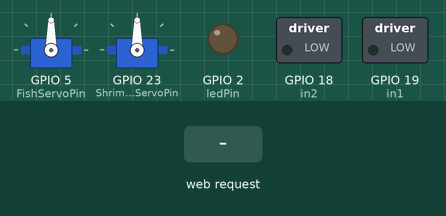
A program run on a simulated ESP32. Shown: 2 × servo, switched loads named in the program (green lamp = pin HIGH), output pins drawn as LEDs (lit = HIGH). The test bench sets the inputs (shaded band). WiFi joins after 1.5 s; servers stay silent unless stated; what the program prints to the serial monitor is not drawn.

Above: at 3.3 s.
3.4 s: HTTP request GET /co2 received
Timing chart, 0 to 6.4 s (numbered marks = the images above; inputs shaded):
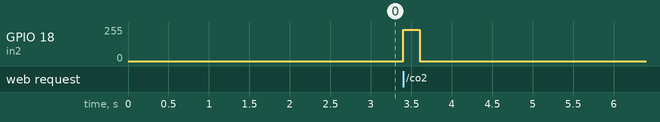

Measured:
- after the input at 3.4 s, GPIO 18 (in2): 0/255 → 235/255 at once, → 0/255 0.20 s later

The program:

main.cpp
```cpp
#include <Arduino.h>
#include <ESP32Servo.h>
#include <ESPAsyncWebServer.h>
#include <WiFi.h>

const char *ssid = "POLIZEI";
const char *password = "050919901902199509092018";

const char *ipAddress = "192.168.0.138";
const char *subnetMask = "255.255.255.0";
const char *gateway = "192.168.0.1";

const int ledPin = 2;  // GPIO pin connected to the built-in LED on the ESP32
const int FishServoPin = 5;      // GPIO pin connected to the servo
const int ShrimpsServoPin = 23;  // GPIO pin connected to the servo

// Define the GPIO pins for motor 1
const int in1 = 19;  // IN1
const int in2 = 18;  // IN2
const int motorSpeed = 225;

AsyncWebServer server(80);
Servo myServoFish;
Servo myServoShrimps;

void motorStop();
void co2();
void feedFish();
void feedShrimps();
// void motorCW(int speed);

void setup() {
  Serial.begin(115200);

  // Set static IP
  IPAddress staticIP = IPAddress(192, 168, 0, 138);
  IPAddress subnet(255, 255, 255, 0);
  IPAddress gatewayIP(192, 168, 0, 1);
  WiFi.config(staticIP, gatewayIP, subnet);

  // Connect to Wi-Fi
  WiFi.begin(ssid, password);
  while (WiFi.status() != WL_CONNECTED) {
    delay(1000);
    Serial.println("Connecting to WiFi...");
  }
  Serial.println("Connected to WiFi");

  server.on("/", HTTP_GET, [](AsyncWebServerRequest *request) {
    String response =
        "<div style='text-align: center; margin-top: 20px;'>"
        // "<iframe src='http://192.168.0.3/webcam/?action=stream' width='1280'
        // " "height='720' style='border: none;'></iframe>"
        // "<br><br>"

        "<button style='margin: 20px; padding: 10px 20px; font-size: 28px; "
        "background-color: "
        "#4CAF50; color: white; border: none; border-radius: 5px; cursor: "
        "pointer;' onclick='feedFish()'>Fische</button>"

        "<button style='margin: 20px; padding: 10px 20px; font-size: 28px; "
        "background-color: "
        "#4CAF50; color: white; border: none; border-radius: 5px; cursor: "
        "pointer;' onclick='feedShrimps()'>Garnelen</button>"
        "<br>"

        "<button style='margin: 20px; padding: 10px 20px; font-size: 28px; "
        "background-color: "
        "#4287f5; color: white; border: none; border-radius: 5px; cursor: "
        "pointer;' onclick='co2()'>CO2</button>"

        "<button style='margin: 20px; padding: 10px 20px; font-size: 28px; "
        "background-color: "
        "#b82525; color: white; border: none; border-radius: 5px; cursor: "
        "pointer;' onclick='motorStop()'>Stop</button>"

        "</div>"

        "<script>"
        "function feedFish(){fetch('/fish').then(response => "
        "response.text()).then(data => console.log(data));}"

        "function feedShrimps(){fetch('/shrimps').then(response => "
        "response.text()).then(data => console.log(data));}"

        "function co2(){fetch('/co2').then(response => "
        "response.text()).then(data => console.log(data));}"

        "function motorStop(){fetch('/stop').then(response => "
        "response.text()).then(data => console.log(data));}"

        "</script>";
    request->send(200, "text/html", response);
  });

  server.on("/fish", HTTP_GET, [](AsyncWebServerRequest *request) {
    feedFish();
    request->send(200, "text/plain", "Fish Fed!");
  });

  server.on("/shrimps", HTTP_GET, [](AsyncWebServerRequest *request) {
    feedShrimps();
    request->send(200, "text/plain", "Shrimps Fed!");
  });

  server.on("/co2", HTTP_GET, [](AsyncWebServerRequest *request) {
    co2();
    request->send(200, "text/plain", "co2!");
  });

  server.on("/stop", HTTP_GET, [](AsyncWebServerRequest *request) {
    motorStop();
    request->send(200, "text/plain", "stop!");
  });

  server.begin();
  delay(100);

  pinMode(ledPin, OUTPUT);
  pinMode(in1, OUTPUT);
  pinMode(in2, OUTPUT);

  myServoFish.attach(FishServoPin);
  myServoShrimps.attach(ShrimpsServoPin);
}

void loop() {}

void feedFish() {
  myServoFish.write(70);
  delay(1000);
  myServoFish.write(90);
}

void feedShrimps() {
  myServoShrimps.write(70);
  delay(1000);
  myServoShrimps.write(90);
}

void co2() {
  digitalWrite(in1, LOW);
  analogWrite(in2, 235);
  delay(200);
  motorStop();
}

void motorStop() {
  digitalWrite(in1, LOW);
  analogWrite(in2, 0);
}
```
